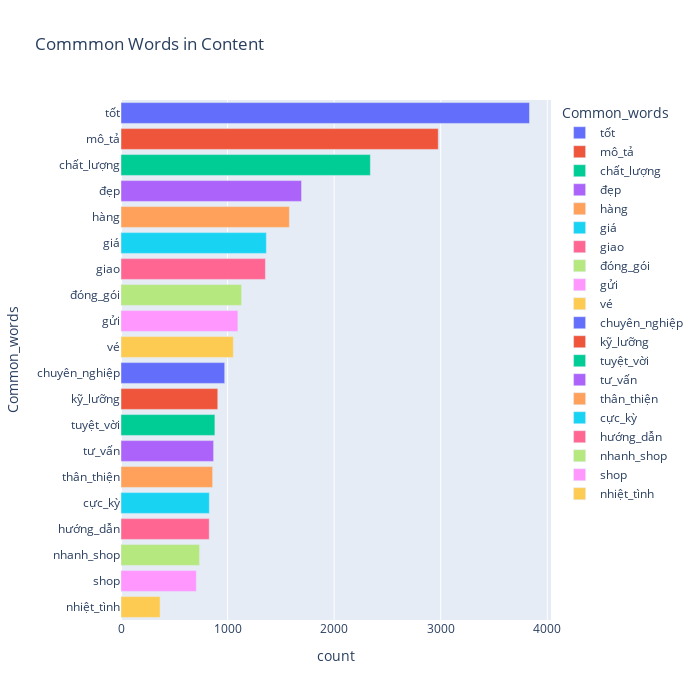

Notebook code for this chart:
### Code cell
fig = px.bar(temp, x="count", y="Common_words", title='Commmon Words in Content', orientation='h', 
             width=700, height=700,color='Common_words')
fig.show()

### Figure 1 — Plotly figure (JSON) as saved in the notebook; plotly's stock layout.template omitted (floating-point values rounded to 4 significant figures)
{"data": [{"alignmentgroup": "True", "hovertemplate": "Common_words=%{y}<br>count=%{x}<extra></extra>", "legendgroup": "tốt", "marker": {"color": "#636efa", "pattern": {"shape": ""}}, "name": "tốt", "offsetgroup": "tốt", "orientation": "h", "showlegend": true, "textposition": "auto", "type": "bar", "x": [3833], "xaxis": "x", "y": ["tốt"], "yaxis": "y"}, {"alignmentgroup": "True", "hovertemplate": "Common_words=%{y}<br>count=%{x}<extra></extra>", "legendgroup": "mô_tả", "marker": {"color": "#EF553B", "pattern": {"shape": ""}}, "name": "mô_tả", "offsetgroup": "mô_tả", "orientation": "h", "showlegend": true, "textposition": "auto", "type": "bar", "x": [2977], "xaxis": "x", "y": ["mô_tả"], "yaxis": "y"}, {"alignmentgroup": "True", "hovertemplate": "Common_words=%{y}<br>count=%{x}<extra></extra>", "legendgroup": "chất_lượng", "marker": {"color": "#00cc96", "pattern": {"shape": ""}}, "name": "chất_lượng", "offsetgroup": "chất_lượng", "orientation": "h", "showlegend": true, "textposition": "auto", "type": "bar", "x": [2340], "xaxis": "x", "y": ["chất_lượng"], "yaxis": "y"}, {"alignmentgroup": "True", "hovertemplate": "Common_words=%{y}<br>count=%{x}<extra></extra>", "legendgroup": "đẹp", "marker": {"color": "#ab63fa", "pattern": {"shape": ""}}, "name": "đẹp", "offsetgroup": "đẹp", "orientation": "h", "showlegend": true, "textposition": "auto", "type": "bar", "x": [1694], "xaxis": "x", "y": ["đẹp"], "yaxis": "y"}, {"alignmentgroup": "True", "hovertemplate": "Common_words=%{y}<br>count=%{x}<extra></extra>", "legendgroup": "hàng", "marker": {"color": "#FFA15A", "pattern": {"shape": ""}}, "name": "hàng", "offsetgroup": "hàng", "orientation": "h", "showlegend": true, "textposition": "auto", "type": "bar", "x": [1580], "xaxis": "x", "y": ["hàng"], "yaxis": "y"}, {"alignmentgroup": "True", "hovertemplate": "Common_words=%{y}<br>count=%{x}<extra></extra>", "legendgroup": "giá", "marker": {"color": "#19d3f3", "pattern": {"shape": ""}}, "name": "giá", "offsetgroup": "giá", "orientation": "h", "showlegend": true, "textposition": "auto", "type": "bar", "x": [1364], "xaxis": "x", "y": ["giá"], "yaxis": "y"}, {"alignmentgroup": "True", "hovertemplate": "Common_words=%{y}<br>count=%{x}<extra></extra>", "legendgroup": "giao", "marker": {"color": "#FF6692", "pattern": {"shape": ""}}, "name": "giao", "offsetgroup": "giao", "orientation": "h", "showlegend": true, "textposition": "auto", "type": "bar", "x": [1355], "xaxis": "x", "y": ["giao"], "yaxis": "y"}, {"alignmentgroup": "True", "hovertemplate": "Common_words=%{y}<br>count=%{x}<extra></extra>", "legendgroup": "đóng_gói", "marker": {"color": "#B6E880", "pattern": {"shape": ""}}, "name": "đóng_gói", "offsetgroup": "đóng_gói", "orientation": "h", "showlegend": true, "textposition": "auto", "type": "bar", "x": [1132], "xaxis": "x", "y": ["đóng_gói"], "yaxis": "y"}, {"alignmentgroup": "True", "hovertemplate": "Common_words=%{y}<br>count=%{x}<extra></extra>", "legendgroup": "gửi", "marker": {"color": "#FF97FF", "pattern": {"shape": ""}}, "name": "gửi", "offsetgroup": "gửi", "orientation": "h", "showlegend": true, "textposition": "auto", "type": "bar", "x": [1097], "xaxis": "x", "y": ["gửi"], "yaxis": "y"}, {"alignmentgroup": "True", "hovertemplate": "Common_words=%{y}<br>count=%{x}<extra></extra>", "legendgroup": "vé", "marker": {"color": "#FECB52", "pattern": {"shape": ""}}, "name": "vé", "offsetgroup": "vé", "orientation": "h", "showlegend": true, "textposition": "auto", "type": "bar", "x": [1054], "xaxis": "x", "y": ["vé"], "yaxis": "y"}, {"alignmentgroup": "True", "hovertemplate": "Common_words=%{y}<br>count=%{x}<extra></extra>", "legendgroup": "chuyên_nghiệp", "marker": {"color": "#636efa", "pattern": {"shape": ""}}, "name": "chuyên_nghiệp", "offsetgroup": "chuyên_nghiệp", "orientation": "h", "showlegend": true, "textposition": "auto", "type": "bar", "x": [973], "xaxis": "x", "y": ["chuyên_nghiệp"], "yaxis": "y"}, {"alignmentgroup": "True", "hovertemplate": "Common_words=%{y}<br>count=%{x}<extra></extra>", "legendgroup": "kỹ_lưỡng", "marker": {"color": "#EF553B", "pattern": {"shape": ""}}, "name": "kỹ_lưỡng", "offsetgroup": "kỹ_lưỡng", "orientation": "h", "showlegend": true, "textposition": "auto", "type": "bar", "x": [908], "xaxis": "x", "y": ["kỹ_lưỡng"], "yaxis": "y"}, {"alignmentgroup": "True", "hovertemplate": "Common_words=%{y}<br>count=%{x}<extra></extra>", "legendgroup": "tuyệt_vời", "marker": {"color": "#00cc96", "pattern": {"shape": ""}}, "name": "tuyệt_vời", "offsetgroup": "tuyệt_vời", "orientation": "h", "showlegend": true, "textposition": "auto", "type": "bar", "x": [881], "xaxis": "x", "y": ["tuyệt_vời"], "yaxis": "y"}, {"alignmentgroup": "True", "hovertemplate": "Common_words=%{y}<br>count=%{x}<extra></extra>", "legendgroup": "tư_vấn", "marker": {"color": "#ab63fa", "pattern": {"shape": ""}}, "name": "tư_vấn", "offsetgroup": "tư_vấn", "orientation": "h", "showlegend": true, "textposition": "auto", "type": "bar", "x": [869], "xaxis": "x", "y": ["tư_vấn"], "yaxis": "y"}, {"alignmentgroup": "True", "hovertemplate": "Common_words=%{y}<br>count=%{x}<extra></extra>", "legendgroup": "thân_thiện", "marker": {"color": "#FFA15A", "pattern": {"shape": ""}}, "name": "thân_thiện", "offsetgroup": "thân_thiện", "orientation": "h", "showlegend": true, "textposition": "auto", "type": "bar", "x": [860], "xaxis": "x", "y": ["thân_thiện"], "yaxis": "y"}, {"alignmentgroup": "True", "hovertemplate": "Common_words=%{y}<br>count=%{x}<extra></extra>", "legendgroup": "cực_kỳ", "marker": {"color": "#19d3f3", "pattern": {"shape": ""}}, "name": "cực_kỳ", "offsetgroup": "cực_kỳ", "orientation": "h", "showlegend": true, "textposition": "auto", "type": "bar", "x": [829], "xaxis": "x", "y": ["cực_kỳ"], "yaxis": "y"}, {"alignmentgroup": "True", "hovertemplate": "Common_words=%{y}<br>count=%{x}<extra></extra>", "legendgroup": "hướng_dẫn", "marker": {"color": "#FF6692", "pattern": {"shape": ""}}, "name": "hướng_dẫn", "offsetgroup": "hướng_dẫn", "orientation": "h", "showlegend": true, "textposition": "auto", "type": "bar", "x": [828], "xaxis": "x", "y": ["hướng_dẫn"], "yaxis": "y"}, {"alignmentgroup": "True", "hovertemplate": "Common_words=%{y}<br>count=%{x}<extra></extra>", "legendgroup": "nhanh_shop", "marker": {"color": "#B6E880", "pattern": {"shape": ""}}, "name": "nhanh_shop", "offsetgroup": "nhanh_shop", "orientation": "h", "showlegend": true, "textposition": "auto", "type": "bar", "x": [737], "xaxis": "x", "y": ["nhanh_shop"], "yaxis": "y"}, {"alignmentgroup": "True", "hovertemplate": "Common_words=%{y}<br>count=%{x}<extra></extra>", "legendgroup": "shop", "marker": {"color": "#FF97FF", "pattern": {"shape": ""}}, "name": "shop", "offsetgroup": "shop", "orientation": "h", "showlegend": true, "textposition": "auto", "type": "bar", "x": [707], "xaxis": "x", "y": ["shop"], "yaxis": "y"}, {"alignmentgroup": "True", "hovertemplate": "Common_words=%{y}<br>count=%{x}<extra></extra>", "legendgroup": "nhiệt_tình", "marker": {"color": "#FECB52", "pattern": {"shape": ""}}, "name": "nhiệt_tình", "offsetgroup": "nhiệt_tình", "orientation": "h", "showlegend": true, "textposition": "auto", "type": "bar", "x": [367], "xaxis": "x", "y": ["nhiệt_tình"], "yaxis": "y"}], "layout": {"barmode": "relative", "height": 700, "legend": {"title": {"text": "Common_words"}, "tracegroupgap": 0}, "title": {"text": "Commmon Words in Content"}, "width": 700, "xaxis": {"anchor": "y", "domain": [0, 1], "title": {"text": "count"}}, "yaxis": {"anchor": "x", "categoryarray": ["nhiệt_tình", "shop", "nhanh_shop", "hướng_dẫn", "cực_kỳ", "thân_thiện", "tư_vấn", "tuyệt_vời", "kỹ_lưỡng", "chuyên_nghiệp", "vé", "gửi", "đóng_gói", "giao", "giá", "hàng", "đẹp", "chất_lượng", "mô_tả", "tốt"], "categoryorder": "array", "domain": [0, 1], "title": {"text": "Common_words"}}}}
